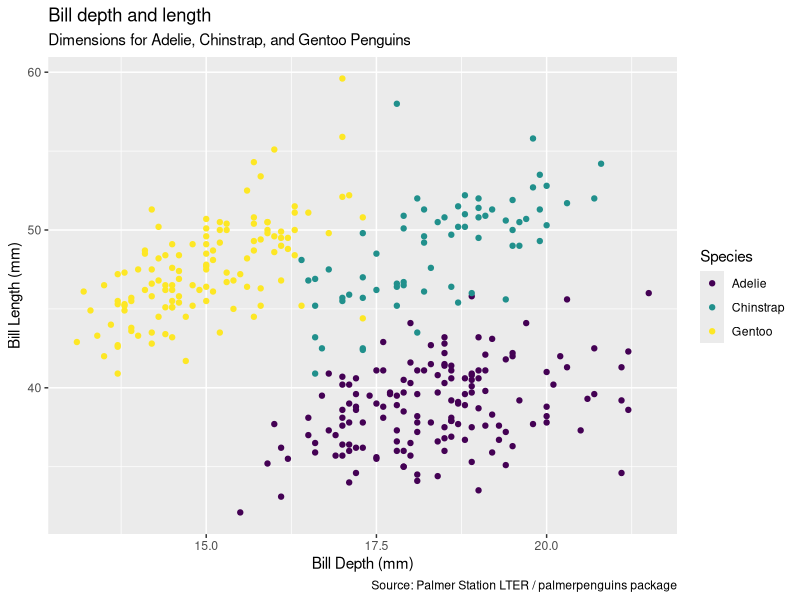
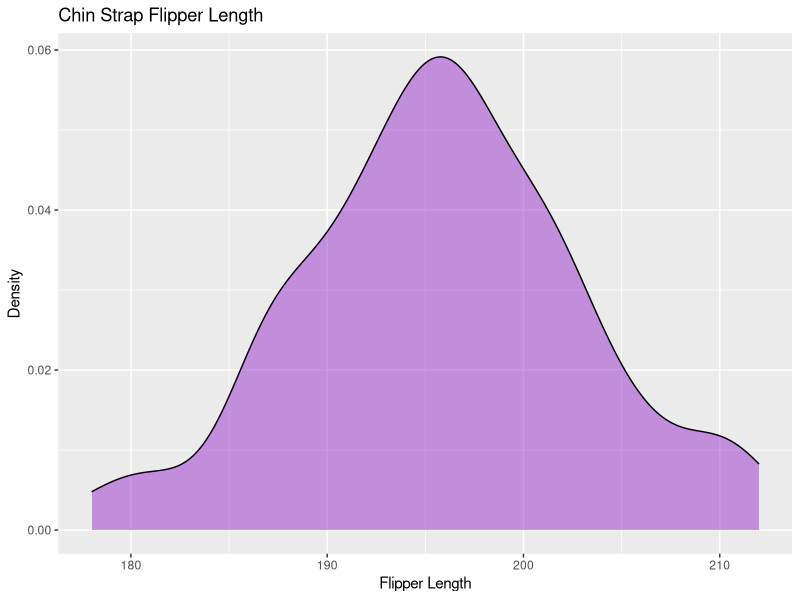
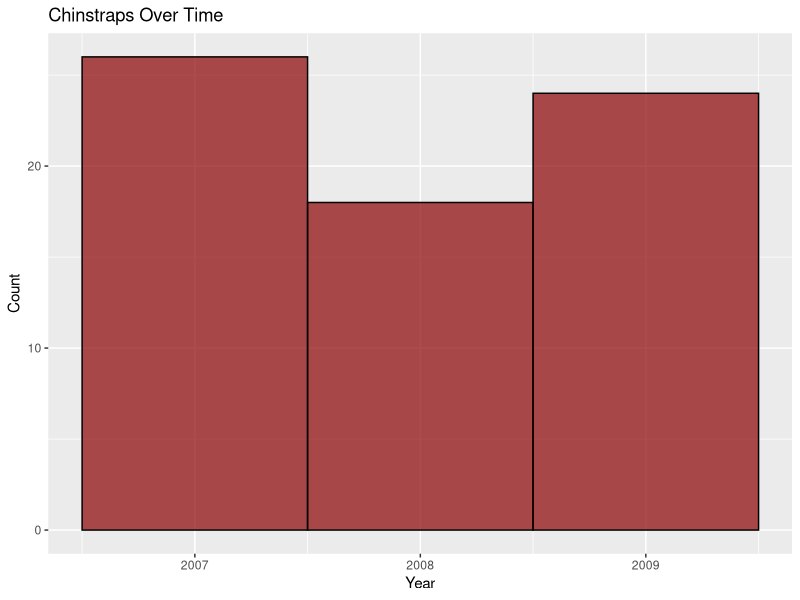
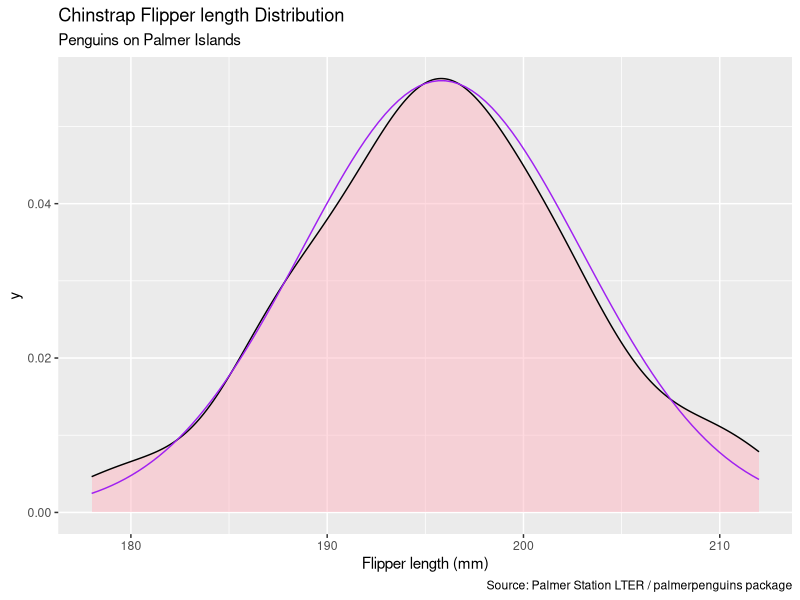

The R source for these figures, in order:
## ---- chunk 1
#| label: load-packages
#| include: false
library(tidyverse)
library(palmerpenguins)
## ---- chunk 2
penguins
## ---- chunk 3
ggplot(penguins,
       aes(x = bill_depth_mm,
           y = bill_length_mm,
           color = species)) +
  geom_point() +
  labs(
    title = "Bill depth and length",
    subtitle = "Dimensions for Adelie, Chinstrap, and Gentoo Penguins",
    x = "Bill Depth (mm)", y = "Bill Length (mm)",
    color = "Species",
    caption = "Source: Palmer Station LTER / palmerpenguins package"
    ) +
    scale_color_viridis_d() 
## ---- chunk 4
chinstrap <- penguins |>
  filter(species == "Chinstrap") |>
  na.omit()
chinstrap
## ---- chunk 5
#| eval: true
ggplot(chinstrap, aes(x = flipper_length_mm)) +
  geom_density(adjust = 0.8, fill = "darkorchid", alpha = 0.5) +
  labs(
    x = "Flipper Length",
    y = "Density",
    title = "Chin Strap Flipper Length"
  )
chinstrap <- penguins |>
  filter(species == "Chinstrap") |>
  na.omit()
chinstrap
median(chinstrap$flipper_length_mm)
IQR(chinstrap$flipper_length_mm)
## ---- chunk 6
#| eval: true
ggplot(chinstrap, aes(x = year)) +
  geom_histogram(bins = 3, color = "black", fill = "darkred", alpha = 0.7)+
  labs( 
    x = "Year", 
    y = "Count", 
    title = "Chinstraps Over Time"
  ) 
## ---- chunk 7
ggplot(data = chinstrap, aes(x = flipper_length_mm))+
  geom_density(fill = "lightpink", alpha = 0.5) +
  stat_function(fun = dnorm, 
                args = list(mean = mean(chinstrap$flipper_length_mm),
                            sd = sd(chinstrap$flipper_length_mm)),
                color = "purple") +
  labs( 
  x = "Flipper length (mm)",
  title = "Chinstrap Flipper length Distribution",
  subtitle = "Penguins on Palmer Islands",
  caption = "Source: Palmer Station LTER / palmerpenguins package"
  )
